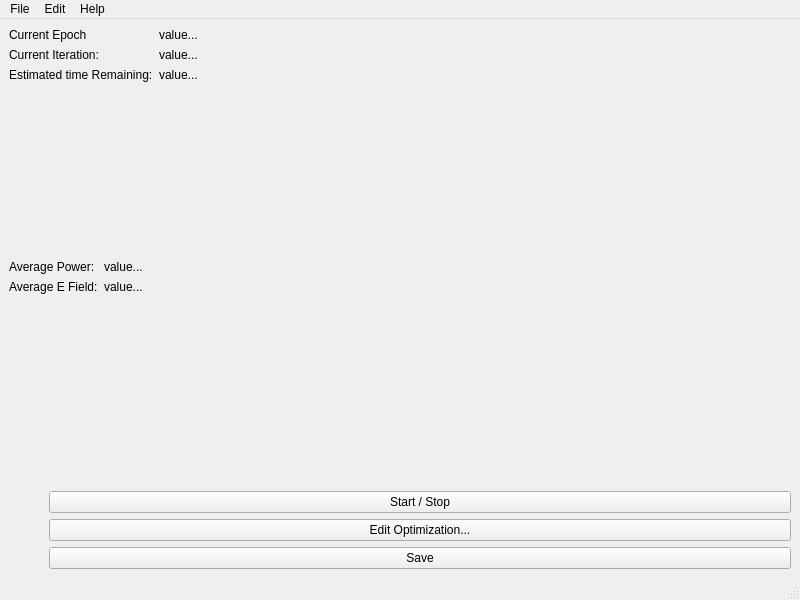
<?xml version="1.0" encoding="UTF-8"?>
<ui version="4.0">
 <class>MainWindow</class>
 <widget class="QMainWindow" name="MainWindow">
  <property name="geometry">
   <rect>
    <x>0</x>
    <y>0</y>
    <width>800</width>
    <height>600</height>
   </rect>
  </property>
  <property name="sizePolicy">
   <sizepolicy hsizetype="MinimumExpanding" vsizetype="MinimumExpanding">
    <horstretch>0</horstretch>
    <verstretch>0</verstretch>
   </sizepolicy>
  </property>
  <property name="windowTitle">
   <string>vipdopt</string>
  </property>
  <widget class="QWidget" name="centralwidget">
   <property name="sizePolicy">
    <sizepolicy hsizetype="MinimumExpanding" vsizetype="MinimumExpanding">
     <horstretch>0</horstretch>
     <verstretch>0</verstretch>
    </sizepolicy>
   </property>
   <layout class="QHBoxLayout" name="horizontalLayout">
    <item>
     <layout class="QGridLayout" name="gridLayout">
      <property name="sizeConstraint">
       <enum>QLayout::SetNoConstraint</enum>
      </property>
     </layout>
    </item>
    <item>
     <layout class="QVBoxLayout" name="verticalLayout_2">
      <property name="sizeConstraint">
       <enum>QLayout::SetMinimumSize</enum>
      </property>
      <item>
       <layout class="QFormLayout" name="formLayout">
        <item row="0" column="0">
         <widget class="QLabel" name="label_10">
          <property name="text">
           <string>Current Epoch</string>
          </property>
         </widget>
        </item>
        <item row="0" column="1">
         <widget class="QLabel" name="epoch_label">
          <property name="text">
           <string>value...</string>
          </property>
         </widget>
        </item>
        <item row="1" column="0">
         <widget class="QLabel" name="label_12">
          <property name="text">
           <string>Current Iteration:</string>
          </property>
         </widget>
        </item>
        <item row="1" column="1">
         <widget class="QLabel" name="iter_label">
          <property name="text">
           <string>value...</string>
          </property>
         </widget>
        </item>
        <item row="2" column="1">
         <widget class="QLabel" name="time_est_label">
          <property name="sizePolicy">
           <sizepolicy hsizetype="Preferred" vsizetype="Preferred">
            <horstretch>0</horstretch>
            <verstretch>0</verstretch>
           </sizepolicy>
          </property>
          <property name="text">
           <string>value...</string>
          </property>
         </widget>
        </item>
        <item row="2" column="0">
         <widget class="QLabel" name="label_14">
          <property name="text">
           <string>Estimated time Remaining:</string>
          </property>
         </widget>
        </item>
       </layout>
      </item>
      <item>
       <layout class="QFormLayout" name="formLayout_2">
        <item row="0" column="0">
         <widget class="QLabel" name="label_6">
          <property name="text">
           <string>Average Power:</string>
          </property>
         </widget>
        </item>
        <item row="0" column="1">
         <widget class="QLabel" name="avg_power_label">
          <property name="text">
           <string>value...</string>
          </property>
         </widget>
        </item>
        <item row="1" column="0">
         <widget class="QLabel" name="label_8">
          <property name="text">
           <string>Average E Field:</string>
          </property>
         </widget>
        </item>
        <item row="1" column="1">
         <widget class="QLabel" name="avg_e_label">
          <property name="text">
           <string>value...</string>
          </property>
         </widget>
        </item>
       </layout>
      </item>
      <item>
       <layout class="QGridLayout" name="gridLayout_2">
        <item row="1" column="2">
         <widget class="QPushButton" name="edit_pushButton">
          <property name="sizePolicy">
           <sizepolicy hsizetype="Minimum" vsizetype="Fixed">
            <horstretch>0</horstretch>
            <verstretch>0</verstretch>
           </sizepolicy>
          </property>
          <property name="text">
           <string>Edit Optimization...</string>
          </property>
         </widget>
        </item>
        <item row="0" column="2">
         <widget class="QPushButton" name="start_stop_pushButton">
          <property name="sizePolicy">
           <sizepolicy hsizetype="Minimum" vsizetype="Fixed">
            <horstretch>0</horstretch>
            <verstretch>0</verstretch>
           </sizepolicy>
          </property>
          <property name="text">
           <string>Start / Stop</string>
          </property>
         </widget>
        </item>
        <item row="2" column="2">
         <widget class="QPushButton" name="save_pushButton">
          <property name="sizePolicy">
           <sizepolicy hsizetype="Minimum" vsizetype="Fixed">
            <horstretch>0</horstretch>
            <verstretch>0</verstretch>
           </sizepolicy>
          </property>
          <property name="text">
           <string>Save</string>
          </property>
         </widget>
        </item>
        <item row="0" column="0">
         <spacer name="horizontalSpacer">
          <property name="orientation">
           <enum>Qt::Horizontal</enum>
          </property>
          <property name="sizeType">
           <enum>QSizePolicy::Minimum</enum>
          </property>
          <property name="sizeHint" stdset="0">
           <size>
            <width>40</width>
            <height>20</height>
           </size>
          </property>
         </spacer>
        </item>
       </layout>
      </item>
     </layout>
    </item>
   </layout>
  </widget>
  <widget class="QMenuBar" name="menubar">
   <property name="geometry">
    <rect>
     <x>0</x>
     <y>0</y>
     <width>800</width>
     <height>22</height>
    </rect>
   </property>
   <widget class="QMenu" name="menuFile">
    <property name="title">
     <string>File</string>
    </property>
    <addaction name="actionNew"/>
    <addaction name="actionOpen"/>
    <addaction name="separator"/>
    <addaction name="actionSave"/>
    <addaction name="actionSave_As"/>
    <addaction name="separator"/>
    <addaction name="actionQuit"/>
   </widget>
   <widget class="QMenu" name="menuEdit">
    <property name="title">
     <string>Edit</string>
    </property>
    <addaction name="actionUndo"/>
    <addaction name="actionRedo"/>
    <addaction name="separator"/>
    <addaction name="actionCopy"/>
    <addaction name="actionPaste"/>
    <addaction name="actionCut"/>
    <addaction name="actionDelete"/>
   </widget>
   <widget class="QMenu" name="menuHelp">
    <property name="title">
     <string>Help</string>
    </property>
    <addaction name="actionVipdopt_Help"/>
    <addaction name="separator"/>
    <addaction name="actionAbout_Vipdopt"/>
   </widget>
   <addaction name="menuFile"/>
   <addaction name="menuEdit"/>
   <addaction name="menuHelp"/>
  </widget>
  <widget class="QStatusBar" name="statusbar"/>
  <action name="actionNew">
   <property name="text">
    <string>New...</string>
   </property>
   <property name="shortcut">
    <string>Ctrl+N</string>
   </property>
  </action>
  <action name="actionOpen">
   <property name="text">
    <string>Open...</string>
   </property>
   <property name="shortcut">
    <string>Ctrl+O</string>
   </property>
  </action>
  <action name="actionSave">
   <property name="text">
    <string>Save</string>
   </property>
   <property name="shortcut">
    <string>Ctrl+S</string>
   </property>
  </action>
  <action name="actionSave_As">
   <property name="text">
    <string>Save As...</string>
   </property>
  </action>
  <action name="actionQuit">
   <property name="text">
    <string>Quit</string>
   </property>
   <property name="shortcut">
    <string>Ctrl+Q</string>
   </property>
  </action>
  <action name="actionUndo">
   <property name="text">
    <string>Undo</string>
   </property>
   <property name="shortcut">
    <string>Ctrl+Z</string>
   </property>
  </action>
  <action name="actionRedo">
   <property name="text">
    <string>Redo</string>
   </property>
   <property name="shortcut">
    <string>Ctrl+Shift+Z, Ctrl+Y</string>
   </property>
  </action>
  <action name="actionCopy">
   <property name="text">
    <string>Copy</string>
   </property>
   <property name="shortcut">
    <string>Ctrl+C</string>
   </property>
  </action>
  <action name="actionPaste">
   <property name="text">
    <string>Paste</string>
   </property>
   <property name="shortcut">
    <string>Ctrl+V</string>
   </property>
  </action>
  <action name="actionCut">
   <property name="text">
    <string>Cut</string>
   </property>
   <property name="shortcut">
    <string>Ctrl+X</string>
   </property>
  </action>
  <action name="actionDelete">
   <property name="text">
    <string>Delete</string>
   </property>
  </action>
  <action name="actionVipdopt_Help">
   <property name="text">
    <string>Vipdopt Help</string>
   </property>
  </action>
  <action name="actionAbout_Vipdopt">
   <property name="text">
    <string>About Vipdopt</string>
   </property>
  </action>
 </widget>
 <resources/>
 <connections/>
</ui>
